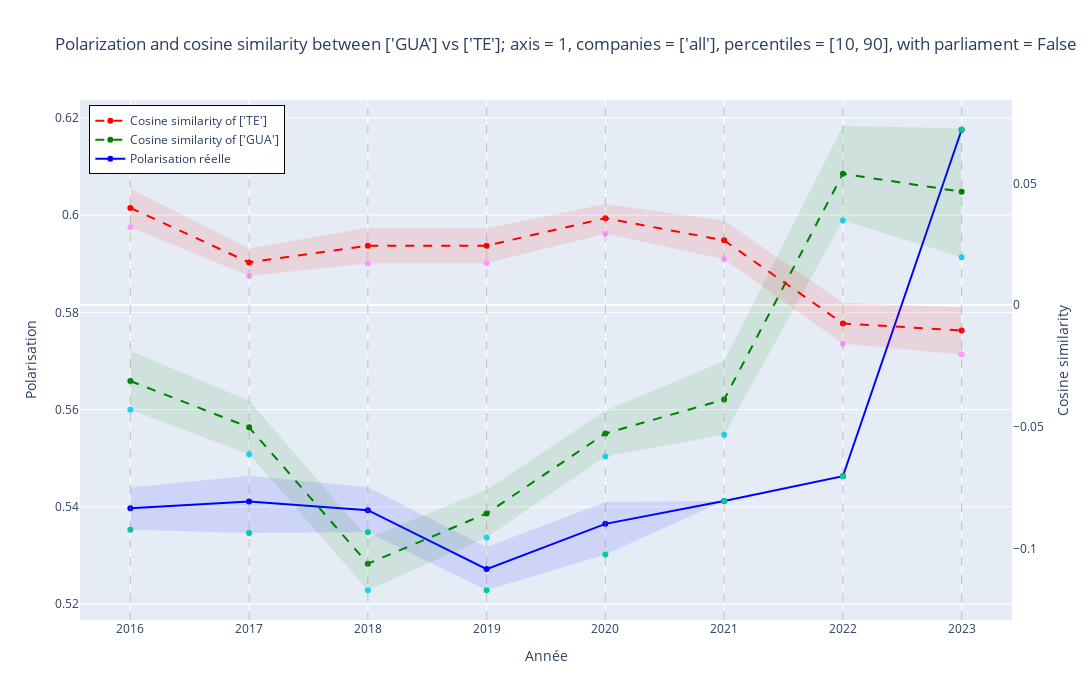

Write notebook code for a chart like this one.
### Markdown cell above
Here, we can plot the polarization between some sources on the same graph as the cosine similarity of the sources on the axis selected. **It only works if an axis has been defined**.

### Code cell
if axis:
    draw_cos_pol(
        left_side=left,
        right_side=right,
        curves_by_company=curves_by_company,
        axis=axis,
        percentiles=percentiles,
        print_random_pol=print_random_pol,
        with_parliament=False,
    )

### Figure 1 — Plotly figure (JSON) as saved in the notebook; plotly's stock layout.template omitted (floating-point values rounded to 4 significant figures)
{"data": [{"line": {"color": "blue", "width": 2}, "name": "Polarisation réelle", "type": "scatter", "x": [2016, 2017, 2018, 2019, 2020, 2021, 2022, 2023], "y": [0.5397, 0.5411, 0.5393, 0.5272, 0.5365, 0.5412, 0.5463, 0.6176]}, {"line": {"width": 0}, "mode": "lines", "showlegend": false, "type": "scatter", "x": [2016, 2017, 2018, 2019, 2020, 2021, 2022, 2023], "y": [0.544, 0.5464, 0.544, 0.5318, 0.541, 0.5412, 0.5463, 0.6176]}, {"fill": "tonexty", "fillcolor": "rgba(0, 0, 255, 0.1)", "line": {"width": 0}, "showlegend": false, "type": "scatter", "x": [2016, 2017, 2018, 2019, 2020, 2021, 2022, 2023], "y": [0.5353, 0.5346, 0.5348, 0.5229, 0.5302, 0.5412, 0.5463, 0.6176]}, {"line": {"color": "green", "dash": "dash", "width": 2}, "name": "Cosine similarity of ['GUA']", "type": "scatter", "x": [2016, 2017, 2018, 2019, 2020, 2021, 2022, 2023], "y": [-0.03117, -0.0502, -0.1062, -0.08555, -0.0527, -0.03877, 0.05392, 0.04653], "yaxis": "y2"}, {"line": {"width": 0}, "mode": "lines", "showlegend": false, "type": "scatter", "x": [2016, 2017, 2018, 2019, 2020, 2021, 2022, 2023], "y": [-0.01878, -0.03927, -0.09557, -0.07581, -0.0433, -0.02298, 0.07353, 0.07258], "yaxis": "y2"}, {"fill": "tonexty", "fillcolor": "rgba(0, 128, 0, 0.1)", "line": {"width": 0}, "showlegend": false, "type": "scatter", "x": [2016, 2017, 2018, 2019, 2020, 2021, 2022, 2023], "y": [-0.04297, -0.06126, -0.1171, -0.09543, -0.06212, -0.05321, 0.03471, 0.01966], "yaxis": "y2"}, {"line": {"color": "red", "dash": "dash", "width": 2}, "name": "Cosine similarity of ['TE']", "type": "scatter", "x": [2016, 2017, 2018, 2019, 2020, 2021, 2022, 2023], "y": [0.03988, 0.01753, 0.02439, 0.0244, 0.03569, 0.02658, -0.007548, -0.01042, -0.05325, -0.08619, -0.04896, -0.06679, -0.01751, -0.08267], "yaxis": "y2"}, {"line": {"width": 0}, "mode": "lines", "showlegend": false, "type": "scatter", "x": [2016, 2017, 2018, 2019, 2020, 2021, 2022, 2023], "y": [0.04785, 0.02337, 0.03177, 0.0316, 0.04149, 0.03471, 0.001, -0.00102, -0.04261, -0.07663, -0.03878, -0.05586, -0.00688, -0.06667], "yaxis": "y2"}, {"fill": "tonexty", "fillcolor": "rgba(255, 0, 0, 0.1)", "line": {"width": 0}, "showlegend": false, "type": "scatter", "x": [2016, 2017, 2018, 2019, 2020, 2021, 2022, 2023], "y": [0.03198, 0.01193, 0.01709, 0.0172, 0.02925, 0.01878, -0.0159, -0.02026, -0.06348, -0.09588, -0.05955, -0.07732, -0.02802, -0.09998], "yaxis": "y2"}], "layout": {"height": 700, "legend": {"bordercolor": "Black", "borderwidth": 1, "x": 0.01, "y": 0.99}, "shapes": [{"line": {"color": "gray", "dash": "dash", "width": 0.5}, "type": "line", "x0": 2016, "x1": 2016, "xref": "x", "y0": 0, "y1": 1, "yref": "y domain"}, {"line": {"color": "gray", "dash": "dash", "width": 0.5}, "type": "line", "x0": 2017, "x1": 2017, "xref": "x", "y0": 0, "y1": 1, "yref": "y domain"}, {"line": {"color": "gray", "dash": "dash", "width": 0.5}, "type": "line", "x0": 2018, "x1": 2018, "xref": "x", "y0": 0, "y1": 1, "yref": "y domain"}, {"line": {"color": "gray", "dash": "dash", "width": 0.5}, "type": "line", "x0": 2019, "x1": 2019, "xref": "x", "y0": 0, "y1": 1, "yref": "y domain"}, {"line": {"color": "gray", "dash": "dash", "width": 0.5}, "type": "line", "x0": 2020, "x1": 2020, "xref": "x", "y0": 0, "y1": 1, "yref": "y domain"}, {"line": {"color": "gray", "dash": "dash", "width": 0.5}, "type": "line", "x0": 2021, "x1": 2021, "xref": "x", "y0": 0, "y1": 1, "yref": "y domain"}, {"line": {"color": "gray", "dash": "dash", "width": 0.5}, "type": "line", "x0": 2022, "x1": 2022, "xref": "x", "y0": 0, "y1": 1, "yref": "y domain"}, {"line": {"color": "gray", "dash": "dash", "width": 0.5}, "type": "line", "x0": 2023, "x1": 2023, "xref": "x", "y0": 0, "y1": 1, "yref": "y domain"}], "title": {"text": "Polarization and cosine similarity between ['GUA'] vs ['TE']; axis = 1, companies = ['all'], percentiles = [10, 90], with parliament = False"}, "width": 1200, "xaxis": {"title": {"text": "Année"}}, "yaxis": {"rangemode": "nonnegative", "side": "left", "title": {"text": "Polarisation"}}, "yaxis2": {"overlaying": "y", "rangemode": "tozero", "showgrid": false, "side": "right", "title": {"text": "Cosine similarity"}}}}
